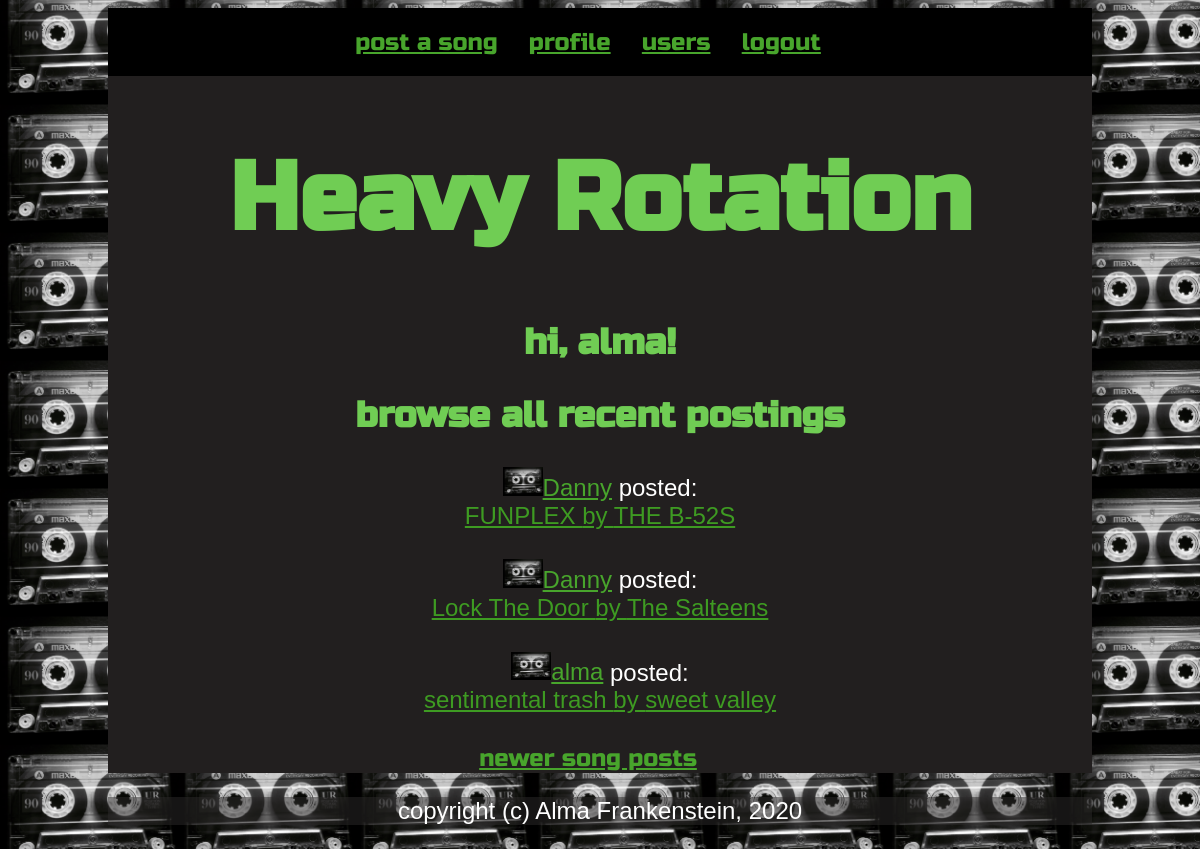
The app's page /browse?page=2 (signed in) with its own data.
### models.py (models this page shows, shortened)
class User(UserMixin, db.Model):
    id = db.Column(db.Integer, primary_key=True)  # Column instance creates field
    username = db.Column(db.String(64), index=True, unique=True)
    password_hash = db.Column(db.String(128))
    songs = db.relationship('Song', backref='contributer', lazy='dynamic')
    about_me = db.Column(db.String(140))
    followed = db.relationship(         # many-to-many
        'User', secondary=followers,    # user being followed (left side following right side)
        primaryjoin=(followers.c.follower_id==id),
        secondaryjoin=(followers.c.followed_id==id),
        backref=db.backref('followers', lazy='dynamic'), lazy='dynamic')

class Song(db.Model):
    id = db.Column(db.Integer, primary_key=True)
    artist_name = db.Column(db.String(140))
    song_name = db.Column(db.String(140))
    song_link = db.Column(db.String(140))
    timestamp = db.Column(db.DateTime, index=True, default=datetime.utcnow)
    user_id = db.Column(db.Integer, db.ForeignKey('user.id'))

### heavy_app.py (the view)
@app.route('/browse')
@login_required
def browse():
    page = request.args.get('page', 1, type=int)
    songs = Song.query.order_by(Song.timestamp.desc()).paginate(page, app.config['SONGS_PER_PAGE'], False)
    next_url = url_for('browse', page=songs.next_num) \
        if songs.has_next else None
    prev_url = url_for('browse', page=songs.prev_num) \
        if songs.has_prev else None
    return render_template('browse.html', songs=songs.items, next_url=next_url, prev_url=prev_url)

### models.py (called while the page is built)
@login.user_loader
def load_user(id):
    return User.query.get(int(id))

### templates/browse.html (shortened to what this page needs)
{% extends "base.html" %}
{% block content %}
<div class="header">
  <a class="link" href="{{ url_for('index') }}">post a song</a>
  <a class="link" href="{{ url_for('user', username=current_user.username) }}">profile</a>
  <a class="link" href="{{ url_for('see_users') }}">users</a>
  <a class="link" href="{{ url_for('logout') }}">logout</a>
</div>
<h1>Heavy Rotation</h2>
<h2>hi, {{ current_user.username }}!</h3>
<h2>browse all recent postings</h2>
{% if songs %}
{% for song in songs %}
{% include '_song.html' %}
{% endfor %}
{% else %}
<h3>no songs posted yet</h3>
{% endif %}
{% if prev_url %}
<a class="link" id="pag_url" href="{{ prev_url }}">newer song posts</a>
{% endif %}
{% endblock %}

### templates/_song.html
<div class="singleSong">
    <a style="color: rgb(72, 165, 44);" href="{{ url_for('user', username=song.contributer.username) }}">
    <img src="../static/cassette.jpg" width="40">{{ song.contributer.username }}</a>
    posted: <br>
    {% if song.song_link  %}
    <a style="color: rgb(62, 155, 34);" href="{{ song.song_link }}" target="blank">
        {{ song.song_name }} by {{ song.artist_name }}</a>
    {% else %}
    {{ song.song_name }} by {{ song.artist_name }}
    {% endif %}
    <br>
</div>

### templates/base.html (style rules this page uses)
body { color: rgb(112, 205, 84); text-align: center; font-family: Arial, Helvetica, sans-serif; font-size: x-large; margin-left: 9%; margin-right: 9%; background-color: #222222; background: repeating-linear-gradient(45deg, #555454 0%, #464545 10%, #494848 0%, #414040 50%) 0 / 15px 15px; background-image: url(../static/cassette.jpg); background-size: 177px 128px; }
.link { padding-right: 1em; color: rgb(72, 165, 44); text-align: center; }
#pag_url { color: rgb(72, 165, 44); text-align: center; font-family: 'Russo One'; }
.header { background-color: black; padding-top: 2%; padding-bottom: 2%; font-family: 'Russo One'; }
.singleSong { text-align: center; padding-bottom: 3%; color: white; }
h2 { font-family: 'Russo One'; }
h1 { color: rgb(112, 205, 84); font-family: 'Russo One', Arial, Helvetica, sans-serif; font-size: 4em; text-decoration: none; -webkit-transition: all 0.5s; -moz-transition: all 0.5s; transition: all 0.5s; -webkit-animation: neon1 1s ease-in-out infinite alternate; -moz-animation: neon1 1s ease-in-out infinite alternate; animation: neon1 1s ease-in-out infinite alternate; }

### records on screen
User: username "alma"
Song: contributer.username "Danny", song_name "FUNPLEX", artist_name "THE B-52S"
Song: contributer.username "Danny", song_name "Lock The Door", artist_name "The Salteens"
Song: contributer.username "alma", song_name "sentimental trash", artist_name "sweet valley"
